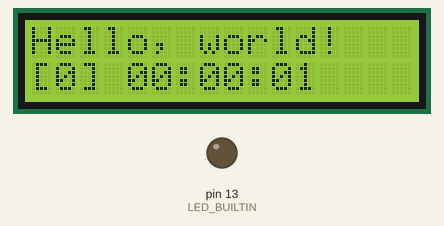
Recording of a program running on a simulated Arduino Uno, built with avr-gcc and run on an emulated ATmega328P. Parts: 16×2 character LCD, output pins drawn as LEDs (lit = HIGH).

Above: at 0.15 s.
At 5.05 s:
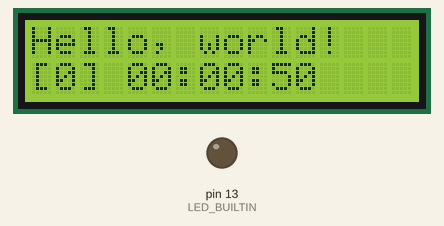
At 9.95 s:
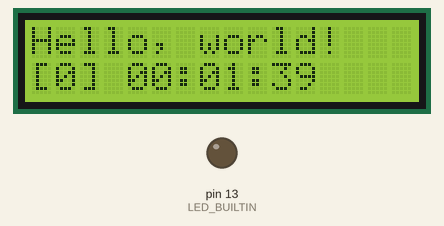
At 19.95 s:
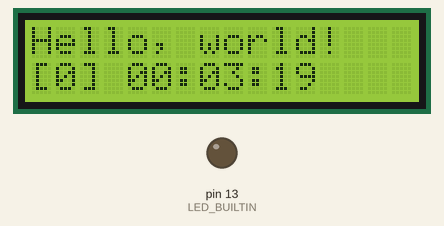
At 29.85 s:
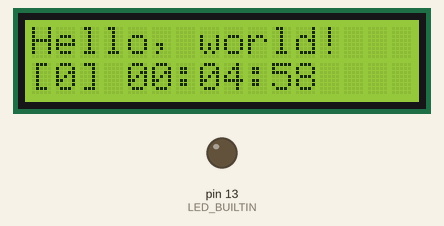
At 39.75 s:
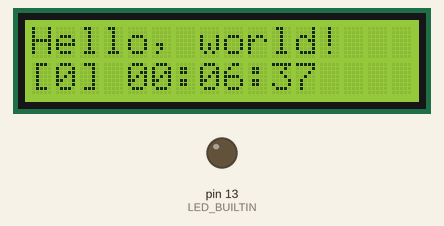

The program:

main.cpp
```cpp
#include <Arduino.h>
#include <EEPROM.h>
#include "LiquidCrystal.h"

// struktura nosi s seboj podatke za opis nekega elementa
// nas element bo vnos preko serijskega vhoda
struct polje_vnosa_t
{
  byte dolzina;
  char niz[21];
  byte pozicija;
  bool niz_je_vnesen;
} vnos = {21, "", 0};

void vnos_niza(polje_vnosa_t &v)
{
  char c; // zacasni znak
  while (Serial.available())
  {
    // preberemo s serijskega vmesnika
    c = Serial.read();

    if ((c >= ' ') && (c <= 127))
    {
      Serial.print(c);
      // če smo prekoračili dolžino niza, potem damo zvonček
      if (v.pozicija >= vnos.dolzina - 1)
      {
        // Serial.print("\a");
      }
      else
      {
        v.niz[v.pozicija] = c;
        v.pozicija = v.pozicija + 1; // števec povečamo za 1
      }
    }
    // kaj pa če pošljemo <ENTER> ali druge tipke
    if (c == 13)
    {
      // Serial.print("<ENTER>");
      v.niz[v.pozicija] = 0;
      v.niz_je_vnesen = true;
      v.pozicija = 0; // števec resetiramo na 0
    }
    // BACKSPACE
    if (c == 8)
    {
      Serial.print(c);   // gremo en znak nazaj
      Serial.print(" "); // izpišemo presledek
      Serial.print(c);   // in gremo spet znak nazaj
      if (v.pozicija > 0)
        v.pozicija = v.pozicija - 1;
    }
    // TAB
    if (c == 9)
    {
      Serial.print("<TAB>");
    }
    // ESC
    if (c == 27)
    {
      Serial.print("<ESC>");
      v.niz[0] = 0;
      v.pozicija = 0;
    }
  }
}

#define RS 12
#define EN 11
#define D4 5
#define D5 4
#define D6 3
#define D7 2

bool stanje_led = HIGH;
LiquidCrystal lcd(RS, EN, D4, D5, D6, D7);

long cas;

void setup()
{
  // put your setup code here, to run once:
  Serial.begin(115200);
  pinMode(LED_BUILTIN, OUTPUT);

  // preberemo stanje led iz eeproma
  stanje_led = EEPROM.read(0);

  lcd.begin(16, 2);
  lcd.print("Hello, world!");
  cas = millis();
}

// v myDelay je vnesen vnos_niza, da lahko vnosimo vrednosti medtem ko se delay izvaja
void myDelay(int ms)
{
  for (int i = 0; i < ms; i++)
  {
    delay(1);
    vnos_niza(vnos);
  }
}

byte hh, mm, ss, mmm, dd; // ure, minute, sekunde, milisekunde, dnevi
char buffer[20];

void loop()
{
  if (vnos.niz_je_vnesen)
  {
    vnos.niz_je_vnesen = false;
    if (strcmp(vnos.niz, "ON") == 0)
    {
      Serial.println("\nLED utripa");
      stanje_led = HIGH;
      // shrani stanje led v eeprom
      EEPROM.write(0, stanje_led);
    }
    else if (strcmp(vnos.niz, "OFF") == 0)
    {
      Serial.print("\nLED ne utripa");
      stanje_led = LOW;
      // shrani stanje led v eeprom
      EEPROM.write(0, stanje_led);
    }
    else
    {
      // izpisemo vneseno vrednost
      Serial.println("\nVnesli ste: ");
      Serial.println(vnos.niz);
    }
  }

  lcd.setCursor(0, 1);

  cas = millis() * 10;
  mmm = cas % 1000;
  ss = (cas / 1000) % 60;
  mm = (cas / 60000) % 60;
  hh = (cas / 3600000) % 24;
  dd = (cas / 86400000) % 365;

  snprintf(buffer, 13, "[%d] %02d:%02d:%02d", dd, hh, mm, ss);
  lcd.print(buffer);
}
```
